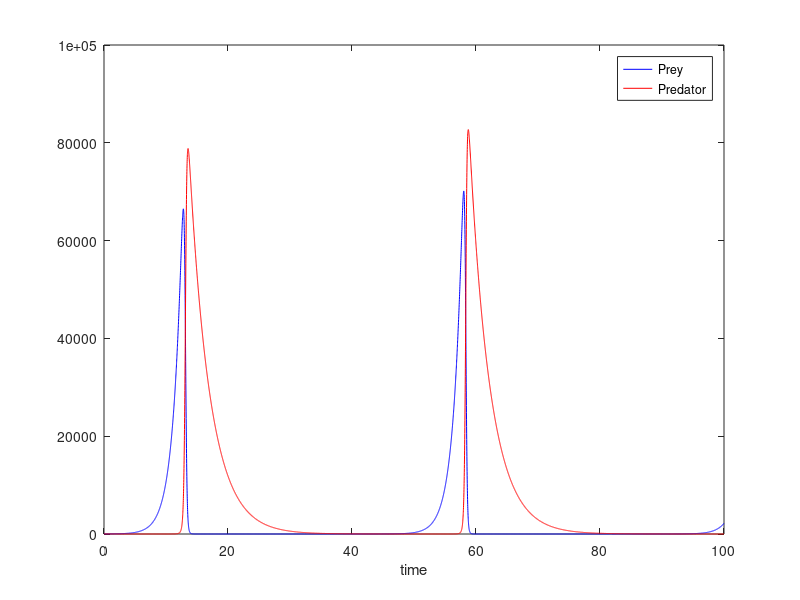

MATLAB code to generate this figure:
%% SCUDEM PROBLEM 3 CODE
% Lily, Zifan, James

% odeModels
% This script implements one (ore more) dynamical models and plots results;
% to be compared with the Agent Based Modeling (e.g., NetLogo)



%%%%%%%%%%%%%%%%%
% SIR Model
%%%%%%%%%%%%%%%%%

% Variables
% S = susceptible(t)
% I = infected(t)
% Assume they are in the [0,1] interval

% Parameters
% b == fraction of contacts susceptible-infected that produce infection
% k == recovery rate

% Equations:
% dS/dt = - b S(t) I(t)
% dI/dt = b S(t) I(t) - k I(t)

% Parameter values:
a1 = 1.1-0.4;
a2 = 0.1-0.4
b = 0.0001;
k = 1/100;

% Time variable
Tmax = 100;
deltaT = 0.01;
time = (0:deltaT:Tmax);
Nt = length(time);

% Allocate space
S = zeros(Nt,1);
I = zeros(Nt,1);

% Initial conditions
S(1) = 10;
I(1) = S(1);

% Implement Euler's scheme
for it = 2:Nt
    t = time(it);
    % First order update
    S(it) = S(it-1) + (a1*S(it-1)- (b*S(it-1)*I(it-1)))*deltaT;
    I(it) = I(it-1) + (b*S(it-1)*I(it-1) +a2 *I(it-1))*deltaT;
end


% Visualize solution
plot(time,S,'b',time,I,'r')
xlabel('time')
legend('Prey','Predator')

% Collect statistics
% Max Infected time
[InfectMax, imax] = max(I);
tMaxInfected = time(imax);

% Report results
fprintf(1,'Max Outbreak at t=%f , Infected = %f\n',tMaxInfected,InfectMax);